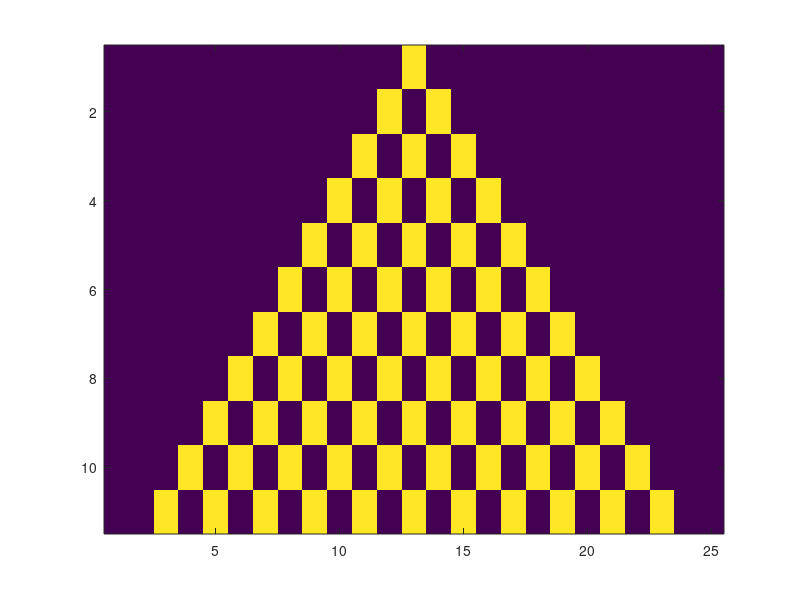

Here is the MATLAB script that generated this plot:
clc,clear,close all
x=zeros(5);
x(3,3)=1;
x=reshape(x,1,25);
for k=1:10
i=[];
a=x(k,:);
for j=1:25% find indices where cell value is 1 
    if a(j)==1
        i=[i;j];
    end
end
[nx,ny]=size(i);
for j=1:nx%update neighbouring cells whoes indices are stored in i()
    if i(j)==1
        a(i(j))=0;
        a(i(j)+1)=1;
    end
    if i(j)==25
        a(i(j)-1)=1;
        a(i(j))=0;
    end
    if i(j)~=1&i(j)~=25
        a(i(j)-1)=1;
        a(i(j))=0;
        a(i(j)+1)=1;
    end
end
x=[x;a];
end
imagesc(x)